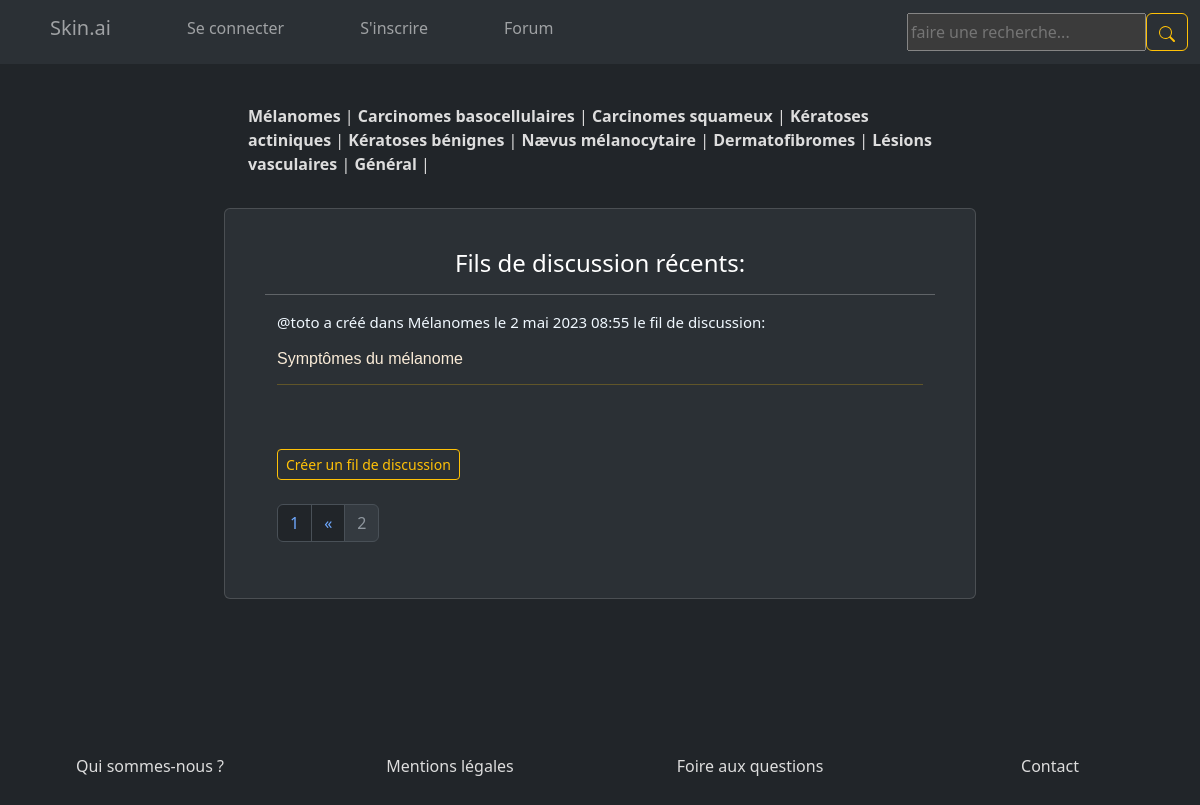
Page /forum/?page=2 on the committed database.
### skin/models.py (models this page shows, shortened)
class Topic(models.Model):
    name = models.CharField(max_length=200)

class Room(models.Model):
    host = models.ForeignKey(User, on_delete=models.SET_NULL, null=True)
    topic = models.ForeignKey(Topic, on_delete=models.SET_NULL, null=True)
    name = models.CharField(max_length=200)
    description = models.TextField(null=True, blank=True)
    participants = models.ManyToManyField(User, related_name='participants', blank=True)
    updated = models.DateTimeField(auto_now=True)
    created = models.DateTimeField(auto_now_add=True)
    class Meta:
        ordering = ['-updated','-created'] # le tiret du 6 permet de classer les messages du plus récent au plus ancien,

### skin/views.py (the view)
# urls.py: path('forum/', views.forum, name='forum'),
def forum(request):
    q = request.GET.get('q') if request.GET.get('q') != None else ''
    rooms_paginator = Paginator(Room.objects.filter(Q(topic__name__icontains=q) | # le Q permet d'enchaîner les conditions, le | signifie 'ou' et peut être remplacé par '&' si l'on veut que toutes les conditions soient réunies
                                Q(name__icontains=q) | # le i de icontains permet de ne pas tenir compte de la casse
                                Q(description__icontains=q)), 8)
    page = request.GET.get('page')
    rooms = rooms_paginator.get_page(page)
    topics = Topic.objects.all()
    room_messages = Message.objects.filter(Q(room__topic__name__icontains=q)) # le filtre récupère seulement l'activité concernant le room (fil de discussion) en question
    context = {'rooms': rooms, 'topics': topics, 'room_messages': room_messages}
    return render(request, 'skin/forum.html', context)

### skin/templates/skin/forum.html (shortened to what this page needs)
{% extends 'main.html' %}
{% block content %}
<div class="container rounded-3 p-4" id="forum_main_div">
    <nav class="navbar rounded-3 bg-transparent" id="forum_navbar">
        <div class="container-fluid">
          <div class="navbar-item">
            {% include 'skin/topic_component.html' %}
          </div>
        </div>
    </nav>
    <br>
    <div class="card p-4" id="forum_style">
        <div class="card-body">
            <center><h4 id="forum_title">Fils de discussion récents:</h4></center>
            <hr>
            {% include 'skin/feed_component.html' %}
            <br>
            <div class="container">
                <a class="btn btn-outline-warning btn-sm a link_style" href="{% url 'create-room' %}">Créer un fil de discussion</a>
            </div>
            <br></hr>
            <nav aria-label="Page navigation example" class="container">
                <ul class="pagination">
                    {% if rooms.has_previous %}
                        <li class="page-item"><a class="page-link" href="?page=1">1</a></li>
                        <li class="page-item"><a class="page-link" href="?page={{rooms.previous_page_number}}">&laquo</a></li>
                    {% endif %}
                    <li class="page-item disabled"><a class="page-link" href="#">{{rooms.number}}</a></li>
                </ul>
            </nav>
        </div>
    </div>
</div>
{% endblock content %}

### skin/templates/skin/topic_component.html
<div class="container">
    {% for topic in topics %}
        <a class="a" href="{% url 'forum' %}?q={{topic.name}}"> <b>{{topic.name}}</b> | </a>
    {% endfor %}
</div>

### skin/templates/skin/feed_component.html (shortened to what this page needs)
<div class="container">
    {% for room in rooms %}
        <div>
            <a class="a" href="{% url 'user-profile' room.host.id %}"><p class="user_name">@{{room.host.username}} a créé dans {{room.topic.name}} le {{room.created}} le fil de discussion:</p></a>
            <h6><a class="a" href="{% url 'room' room.id %}"><p class="room_title">{{room.name}}</p></h6>
            <hr class="hr_style">
        </div>
    {% empty %}
        <div class="container alert alert-light text-center">
            <p>Aucun résultat trouvé.</p>
        </div>
    {%endfor%}
    <br>
</div>

### static/styles/style.css (style rules this page uses)
.flex-wrapper { display: flex; min-height: 100vh; flex-direction: column; justify-content: flex-start; }
#forum_main_div { margin-top: 2%; max-width: 50rem !important; }
#forum_style { background-color: #2b3035 !important; color: white; margin-bottom: 5%; }
#forum_title { color: white; margin-bottom: 1%; }
#forum_navbar { text-decoration: none; }
.a { text-decoration: none; font-size: 16px; color:#dddddd; }
.user_name { font-size: 15px; color: aliceblue; }
.room_title { font-family: Verdana, Geneva, Tahoma, sans-serif; color: antiquewhite; }
.hr_style { color: #ffc107; }
.link_style { color: white; text-decoration: none; }

### rows in the picture
Topic: name "Mélanomes"
Topic: name "Carcinomes basocellulaires"
Topic: name "Carcinomes squameux"
Topic: name "Kératoses actiniques"
Topic: name "Kératoses bénignes"
Topic: name "Nævus mélanocytaire"
Topic: name "Dermatofibromes"
Topic: name "Lésions vasculaires"
Topic: name "Général"
Room: host.username "toto", topic.name "Mélanomes", created "2 mai 2023 08:55", name "Symptômes du mélanome"

### other values in the picture
{{ rooms.number }} "2"
